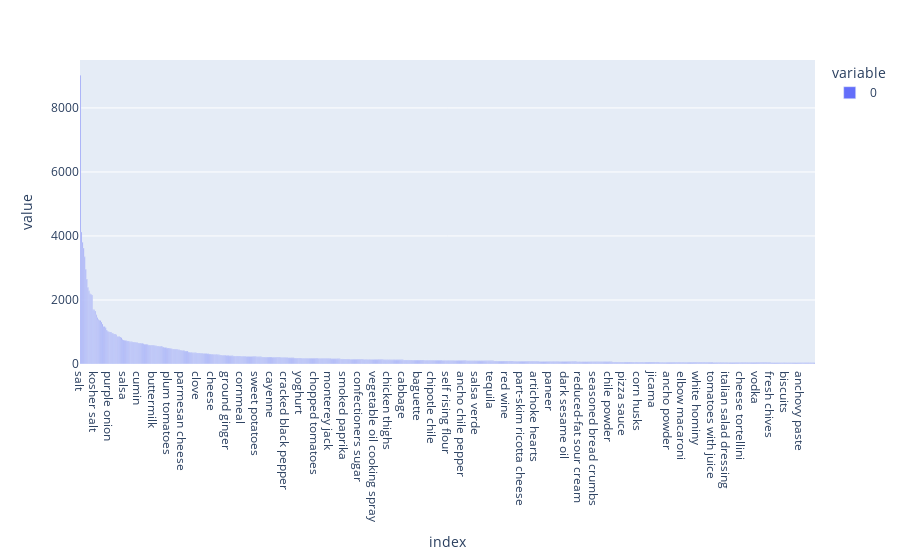

Here is the notebook cell this chart was saved with:
### Code cell
#-----------------------------------------------------------------------#
#    Chart does not load on github. Run it locally to view the chart    #
#-----------------------------------------------------------------------#


fig = px.bar(get_ingredients(df_train['ingredients']).value_counts()[0:700])
fig.show()

### Figure 1 — Plotly figure (JSON) as saved in the notebook; plotly's stock layout.template omitted (floating-point values rounded to 4 significant figures; data arrays with more than 128 entries replaced by an {"elided": "..."} marker saying what was removed)
{"data": [{"alignmentgroup": "True", "hovertemplate": "variable=0<br>index=%{x}<br>value=%{y}<extra></extra>", "legendgroup": "0", "marker": {"color": "#636efa", "pattern": {"shape": ""}}, "name": "0", "offsetgroup": "0", "orientation": "v", "showlegend": true, "textposition": "auto", "type": "bar", "x": {"elided": "700 str values"}, "xaxis": "x", "y": {"elided": "700 int values"}, "yaxis": "y"}], "layout": {"barmode": "relative", "legend": {"title": {"text": "variable"}, "tracegroupgap": 0}, "margin": {"t": 60}, "xaxis": {"anchor": "y", "domain": [0, 1], "title": {"text": "index"}}, "yaxis": {"anchor": "x", "domain": [0, 1], "title": {"text": "value"}}}}
